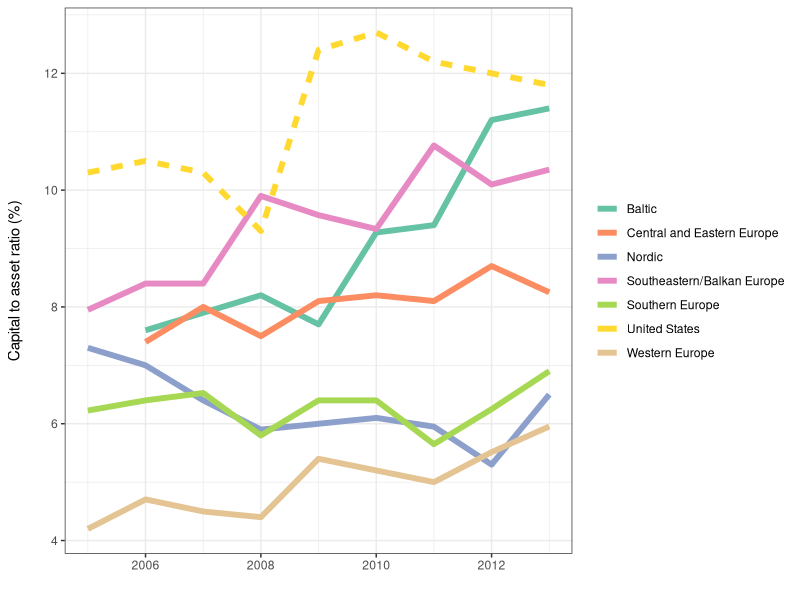
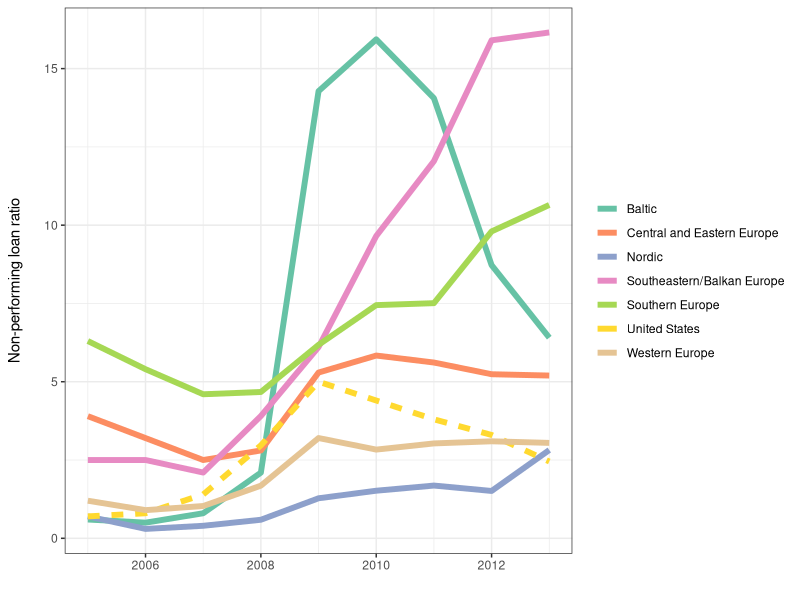
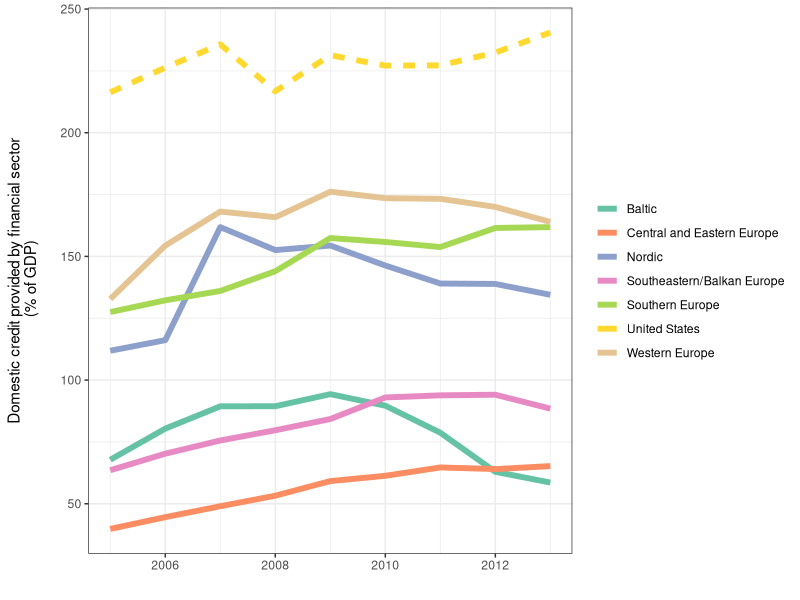

The R script that drew these images, in order:
## ---- chunk 1
# Load packages
library(dplyr)
library(ggplot2)
library(gridExtra)

# Load data
main <- read.csv('csv/WorldBankData.csv', stringsAsFactors = FALSE)
## ---- chunk 2
#### Capital/Assets ####
capital_assets <- main %>% filter(grouping != "Non-Europe") %>%
                    group_by(grouping, year) %>%
                    summarise(median_capital_assets = median(wdi_capital_assets,
                                                             na.rm = TRUE))
US <- main %>% filter(country == "United States") %>%
                select(year, wdi_capital_assets)
US$grouping <- "United States"
US <- rename(US, median_capital_assets = wdi_capital_assets)
capital_assets <- rbind(capital_assets, US)
capital_assets$diff <- 'Not US'
capital_assets$diff[capital_assets$grouping == 'United States'] <- 'US'

ggplot(capital_assets, aes(year, median_capital_assets, color = grouping,
        linetype = diff)) +
    geom_line(size = 2) +
    scale_color_brewer(palette = 'Set2') +
    xlab('') + ylab('Capital to asset ratio (%)\n') +
    guides(color = guide_legend(title = NULL), linetype = FALSE) +
    theme_bw()
## ---- chunk 3
#### NPLs ####
npls <- main %>% filter(grouping != "Non-Europe") %>%
    group_by(grouping, year) %>%
    summarise(median_npls = median(wdi_npl_ratio,
        na.rm = TRUE))
US <- main %>% filter(country == "United States") %>%
    select(year, wdi_npl_ratio)
US$grouping <- "United States"
US <- rename(US, median_npls = wdi_npl_ratio)
npls <- rbind(npls, US)

npls$diff <- 'Not US'
npls$diff[npls$grouping == 'United States'] <- 'US'

ggplot(npls, aes(year, median_npls, color = grouping,
        linetype = diff)) +
    geom_line(size = 2) +
    scale_color_brewer(palette = 'Set2') +
    xlab('') + ylab('Non-performing loan ratio\n') +
    guides(color = guide_legend(title = NULL), linetype = FALSE) +
    theme_bw()
## ---- chunk 4
#### Lending ####
lending <- main %>% filter(grouping != "Non-Europe") %>%
            group_by(grouping, year) %>%
            summarise(median_domestic_credit = median(wdi_domestic_credit,
                na.rm = TRUE))
US <- main %>% filter(country == "United States") %>%
        select(year, wdi_domestic_credit)
US$grouping <- "United States"
US <- rename(US, median_domestic_credit = wdi_domestic_credit)
lending <- rbind(lending, US)

lending$diff <- 'Not US'
lending$diff[lending$grouping == 'United States'] <- 'US'

ggplot(lending, aes(year, median_domestic_credit, color = grouping,
    linetype = diff)) +
    geom_line(size = 2) +
    scale_color_brewer(palette = 'Set2') +
    xlab('') + ylab('Domestic credit provided by financial sector\n (% of GDP)\n') +
    guides(color = guide_legend(title = NULL), linetype = FALSE) +
    theme_bw()
